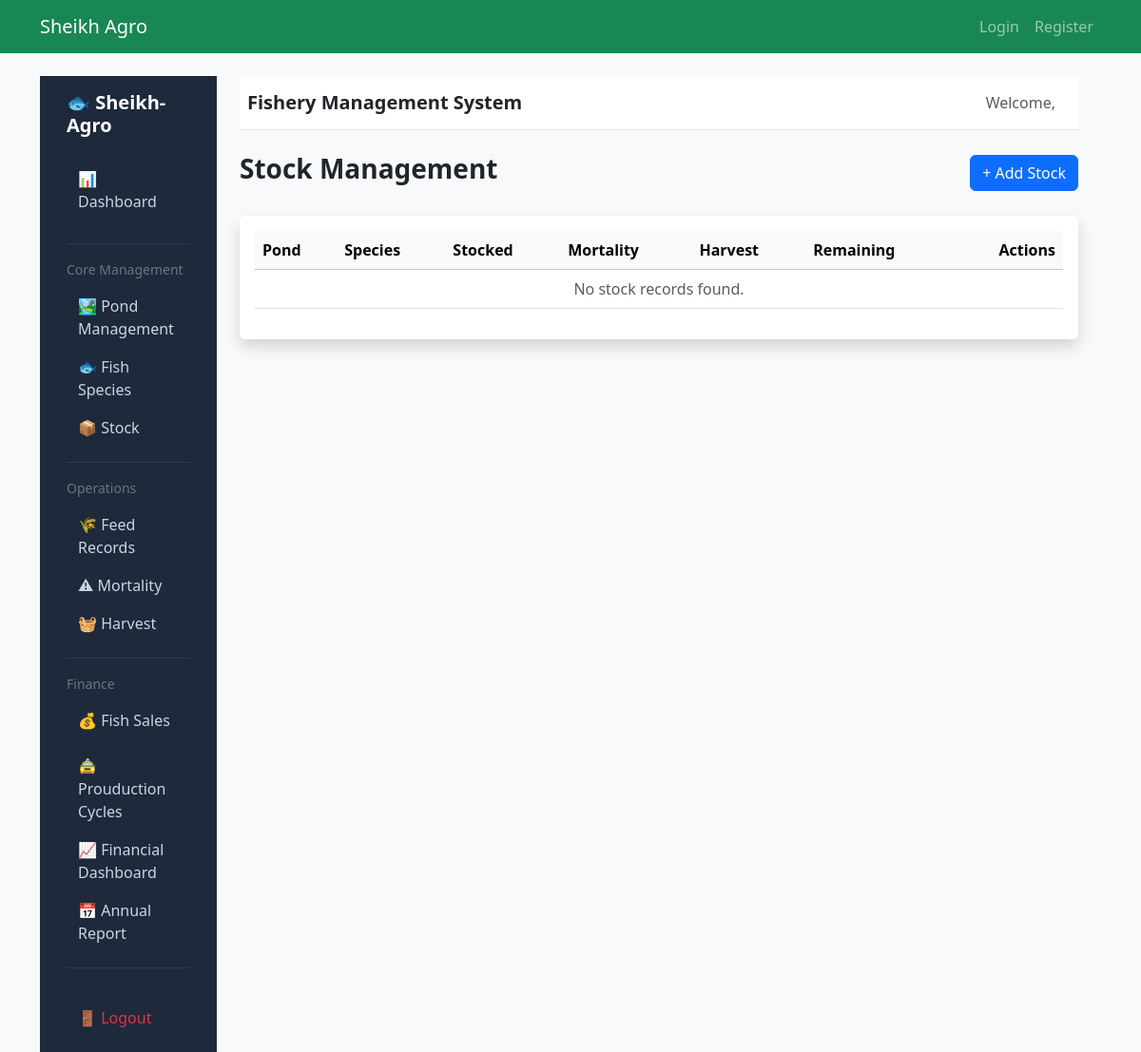
The app's page /fishery/stock/, older data.
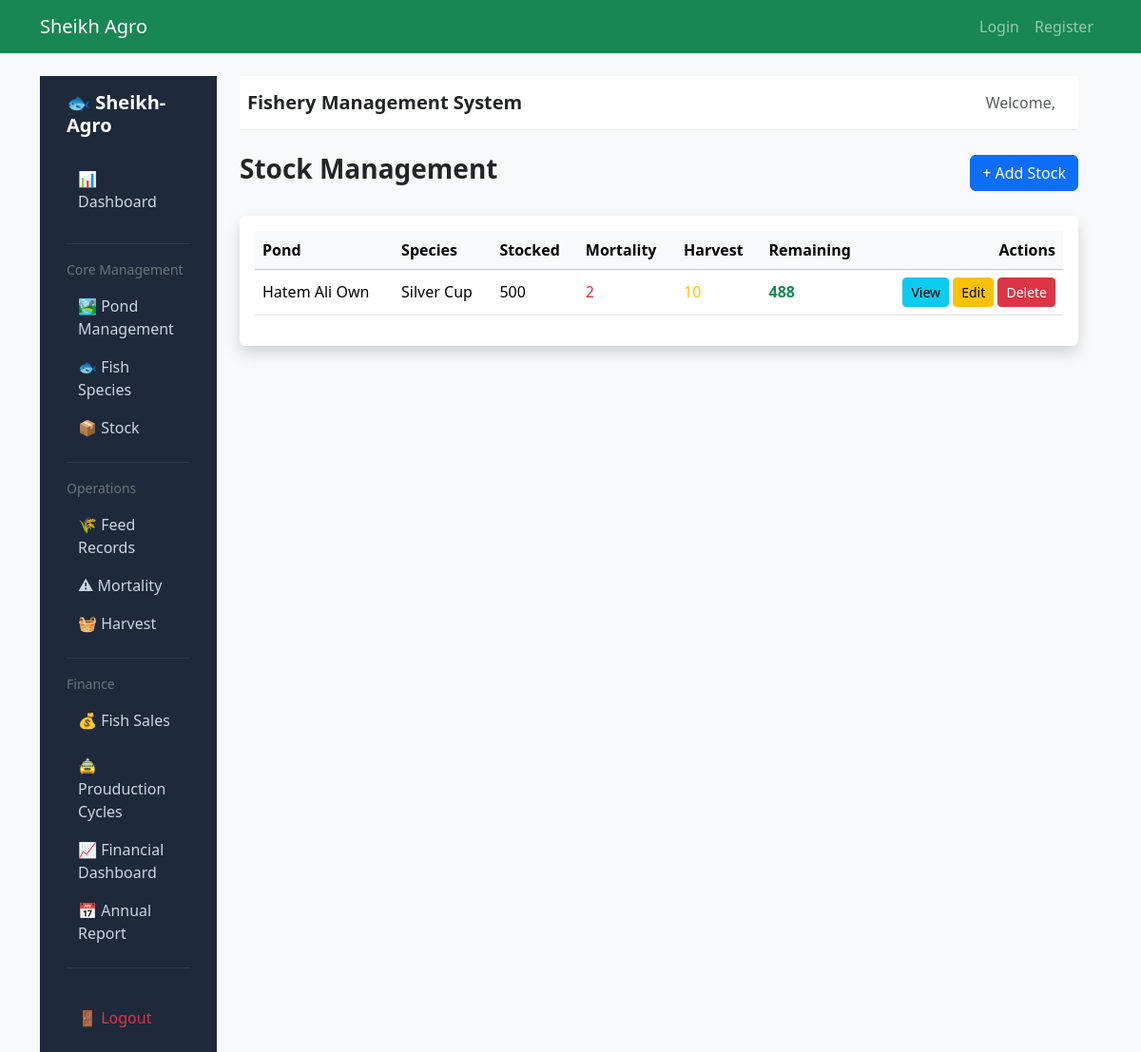
The same page, newer data.
### fishery/models.py (models this page shows, shortened)
class Stock(models.Model):
    pond = models.ForeignKey(
        'Pond',
        on_delete=models.CASCADE,
        related_name='stocks'
    )
    species = models.ForeignKey(
        'FishSpecies',
        on_delete=models.CASCADE,
        related_name='stocks'
    )
    quantity = models.PositiveIntegerField()
    stocking_date = models.DateField()
    cost = models.DecimalField(max_digits=12, decimal_places=2)
    created_at = models.DateTimeField(auto_now_add=True, null=True, blank=True)
    class Meta:
        ordering = ['-stocking_date']
    def total_mortality(self):
        return self.mortalityrecord_set.aggregate(
            total=Sum('quantity_dead')
        )['total'] or 0
    def total_harvest(self):
        return self.harvest_set.aggregate(
            total=Sum('quantity_kg')
        )['total'] or 0
    def remaining_quantity(self):
        return self.quantity - self.total_mortality() - self.total_harvest()

class Pond(models.Model):
    name = models.CharField(max_length=100)
    size_in_acres = models.FloatField()
    water_source = models.CharField(max_length=100)
    location = models.CharField(max_length=150, blank=True)
    created_at = models.DateTimeField(auto_now_add=True)

class FishSpecies(models.Model):
    name = models.CharField(max_length=100)
    average_growth_days = models.IntegerField()

### fishery/views.py (the view)
# urls.py: path('stock/', StockListView.as_view(), name='stock_list'),
class StockListView(ListView):
    model = Stock
    template_name = "fishery/stock/list.html"
    context_object_name = "stocks"

### fishery/templates/fishery/stock/list.html
{% extends 'fishery/base_fishery.html' %}
{% block fishery_content %}
<div class="d-flex justify-content-between align-items-center mb-4">
    <h3 class="fw-bold">Stock Management</h3>
    <a href="{% url 'stock_create' %}" class="btn btn-primary">
        + Add Stock
    </a>
</div>
<div class="card shadow border-0">
<div class="card-body">
<table class="table table-hover align-middle">
<thead class="table-light">
<tr>
    <th>Pond</th>
    <th>Species</th>
    <th>Stocked</th>
    <th>Mortality</th>
    <th>Harvest</th>
    <th>Remaining</th>
    <th class="text-end">Actions</th>
</tr>
</thead>
<tbody>
{% for stock in stocks %}
<tr>
    <td>{{ stock.pond.name }}</td>
    <td>{{ stock.species.name }}</td>
    <td>{{ stock.quantity }}</td>
    <td class="text-danger">{{ stock.total_mortality }}</td>
    <td class="text-warning">{{ stock.total_harvest }}</td>
    <td>
        <strong class="text-success">
            {{ stock.remaining_quantity }}
        </strong>
    </td>
    <td class="text-end">
        <a href="{% url 'stock_detail' stock.id %}" class="btn btn-sm btn-info">View</a>
        <a href="{% url 'stock_update' stock.id %}" class="btn btn-sm btn-warning">Edit</a>
        <a href="{% url 'stock_delete' stock.id %}" class="btn btn-sm btn-danger">Delete</a>
    </td>
</tr>
{% empty %}
<tr>
    <td colspan="7" class="text-center text-muted">
        No stock records found.
    </td>
</tr>
{% endfor %}
</tbody>
</table>
</div>
</div>
{% endblock %}

Row changes from the older to the newer data that the page shows:
added Stock: pond.name "Hatem Ali Own", species.name "Silver Cup", quantity "500", total_mortality "2", total_harvest "10", remaining_quantity "488"
Text that changed along with them:
text no longer shown: "No stock records found."
